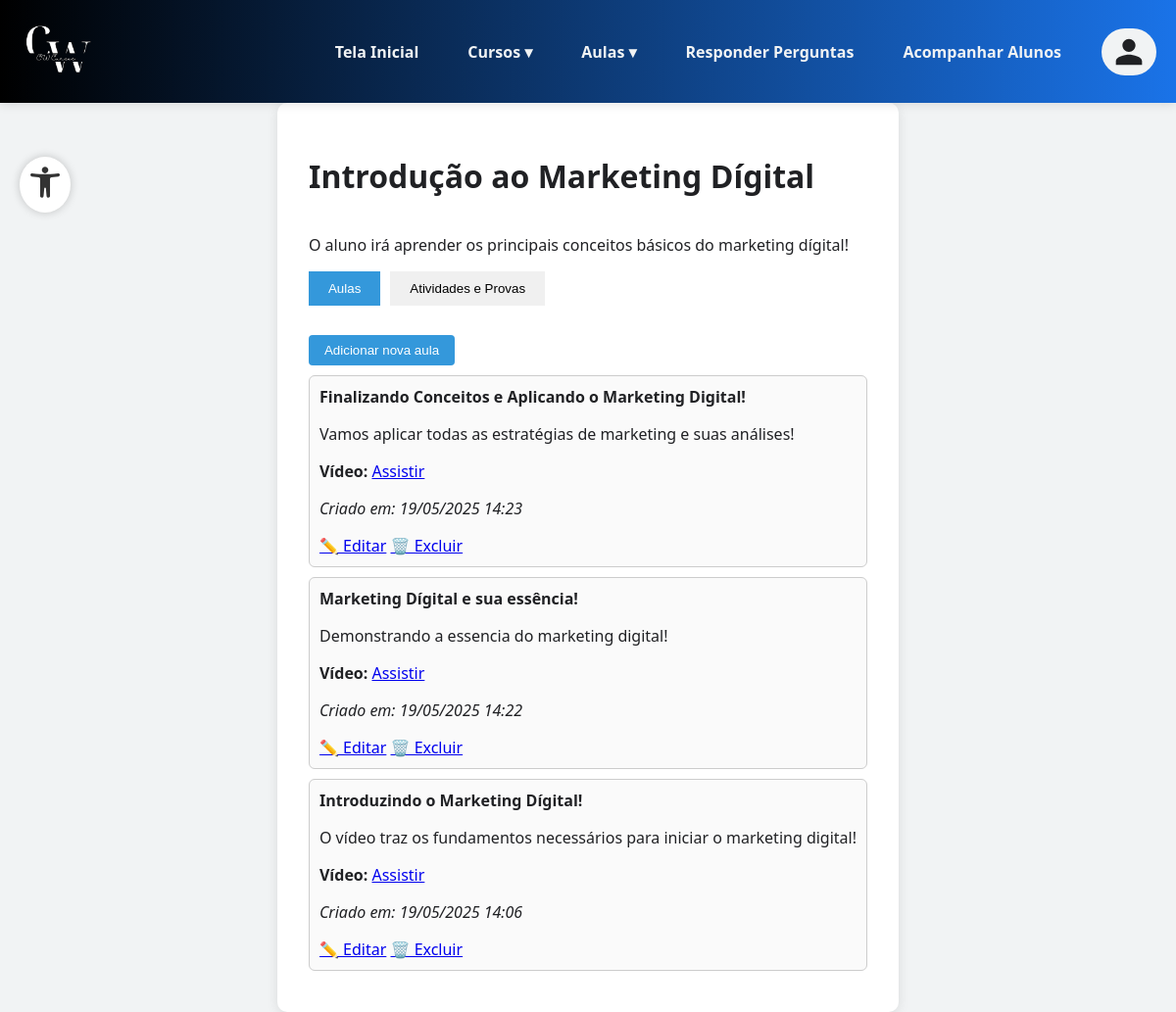
Page /professor/cursos/ver_conteudo_curso.php?id=36 (signed in) on the committed database.
### tables this page shows
CREATE TABLE IF NOT EXISTS `cursos` (
  `id` int NOT NULL AUTO_INCREMENT,
  `nome` varchar(255) NOT NULL,
  `categoria` enum('Marketing de Afiliados','Marketing de Conteúdo','E-mail Marketing','Social Media','Análise de Marketing','SEO','Tráfego Pago') NOT NULL,
  `descricao` text NOT NULL,
  `imagem` varchar(255) DEFAULT NULL,
  `dificuldade` enum('iniciante','intermediario','avancado') NOT NULL,
  `criado_por_id` int NOT NULL,
  `tipo_criador` enum('administrador','professor') NOT NULL,
  `data_criacao` datetime DEFAULT CURRENT_TIMESTAMP,
  PRIMARY KEY (`id`)
);

CREATE TABLE IF NOT EXISTS `aulas` (
  `id` int NOT NULL AUTO_INCREMENT,
  `curso_id` int DEFAULT NULL,
  `titulo` varchar(255) DEFAULT NULL,
  `conteudo` text,
  `video_url` text,
  `criado_em` datetime DEFAULT CURRENT_TIMESTAMP,
  PRIMARY KEY (`id`),
  KEY `curso_id` (`curso_id`)
);

### professor/cursos/ver_conteudo_curso.php (the view, shortened to what this page needs)
<?php
require_once '../../funcoes/conexao.php';
$curso_id = isset($_GET['id']) ? (int) $_GET['id'] : 0;
$sqlCurso = "SELECT * FROM cursos WHERE id = ?";
$stmtCurso = $conexao->prepare($sqlCurso);
$stmtCurso->bind_param("i", $curso_id);
$stmtCurso->execute();
$resultCurso = $stmtCurso->get_result();
$curso = $resultCurso->fetch_assoc();
$sqlAulas = "SELECT * FROM aulas WHERE curso_id = ? ORDER BY criado_em DESC";
$stmtAulas = $conexao->prepare($sqlAulas);
$stmtAulas->bind_param("i", $curso_id);
$stmtAulas->execute();
$aulas = $stmtAulas->get_result();
?>
<!DOCTYPE html>
<html lang="pt-BR">
<head>
    <link rel="stylesheet" href="css/ver_conteudo.css">
    <link rel="stylesheet" href="partials/style.css">
</head>
<body>
    <div class="container">
        <h1><?php echo htmlspecialchars($curso['nome']); ?></h1>
        <p><?php echo htmlspecialchars($curso['descricao']); ?></p>
        <div class="tabs">
            <button class="tab-btn active" data-tab="aulas">Aulas</button>
            <button class="tab-btn" data-tab="avaliacoes">Atividades e Provas</button>
        </div>
        <div id="aulas" class="tab-content active">
            <button id="btnNovaAula" style="margin: 10px 0; padding: 8px 16px; background-color: #3498db; color: white; border: none; border-radius: 4px; cursor: pointer;">
                Adicionar nova aula
            </button>
            <?php if ($aulas->num_rows > 0): ?>
                <?php while ($aula = $aulas->fetch_assoc()): ?>
                    <div class="item-card">
                        <strong><?php echo htmlspecialchars($aula['titulo']); ?></strong>
                        <p><?php echo mb_strimwidth(strip_tags($aula['conteudo']), 0, 100, '...'); ?></p>
                        <p><strong>Vídeo:</strong> <a href="<?= htmlspecialchars($aula['video_url']) ?>" target="_blank">Assistir</a></p>
                        <p><em>Criado em: <?= date('d/m/Y H:i', strtotime($aula['criado_em'])) ?></em></p>
                        <div class="acoes-aula">
                            <a href="editar_aula.php?id=<?= $aula['id'] ?>" class="btn-editar">✏️ Editar</a>
                            <a href="funcoes/excluir_aula.php?id=<?= $aula['id'] ?>"
                                class="btn-excluir" onclick="return confirm('Tem certeza que deseja excluir esta aula?');">🗑️ Excluir</a>
                        </div>
                    </div>
                <?php endwhile; ?>
            <?php else: ?>
                <p>Este curso ainda não possui aulas cadastradas.</p>
            <?php endif; ?>
        </div>
    </div>
</body>
</html>

### professor/cursos/css/ver_conteudo.css (style rules this page uses)
.tabs { display: flex; gap: 10px; margin-bottom: 20px; }
.tabs button { padding: 10px 20px; cursor: pointer; background: #f0f0f0; border: none; }
.tabs button.active { background-color: #3498db; color: white; }
.tab-content { display: none; }
.tab-content.active { display: block; }
.item-card { background: #fafafa; border: 1px solid #ccc; padding: 10px; margin-bottom: 10px; border-radius: 6px; }

### professor/cursos/partials/style.css (style rules this page uses)
:root { --azul: #1A73E8; --cinza-claro: #F1F3F4; --cinza-escuro: #202124; --amarelo: #FFB400; }
html, body { height: 100%; margin: 0; display: flex; flex-direction: column; }
body { font-family: 'Segoe UI', Tahoma, Geneva, Verdana, sans-serif; background-color: var(--cinza-claro); color: var(--cinza-escuro); }
.container { max-width: 900px; margin: auto; background: white; padding: 30px; border-radius: 10px; box-shadow: 0 2px 12px rgba(0, 0, 0, 0.1); }
.container { flex: 1; display: flex; flex-direction: column; max-width: 1200px; margin: 0 auto; margin-bottom: 3rem; padding: 2rem; }

### rows in the picture
cursos: nome "Introdução ao Marketing Dígital", descricao "O aluno irá aprender os principais conceitos básicos do marketing dígital!"
aulas: titulo "Finalizando Conceitos e Aplicando o Marketing Digital!", conteudo "Vamos aplicar todas as estratégias de marketing e suas análises!", criado_em "19/05/2025 14:23"
aulas: titulo "Marketing Dígital e sua essência!", conteudo "Demonstrando a essencia do marketing digital!", criado_em "19/05/2025 14:22"
aulas: titulo "Introduzindo o Marketing Dígital!", conteudo "O vídeo traz os fundamentos necessários para iniciar o marketing digital!", criado_em "19/05/2025 14:06"
